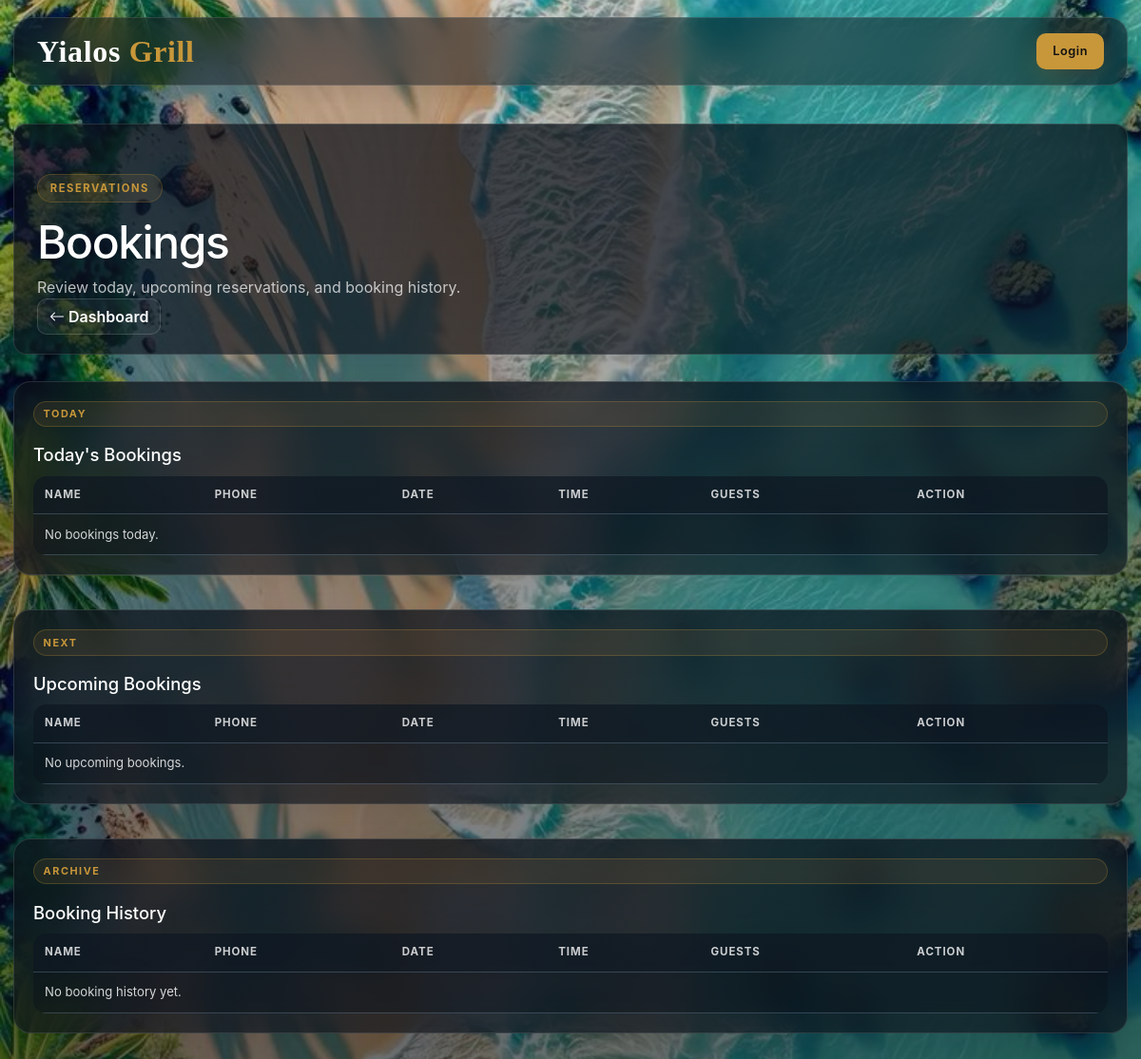
Page /admin/show_bookings (signed in) on the earlier database version.
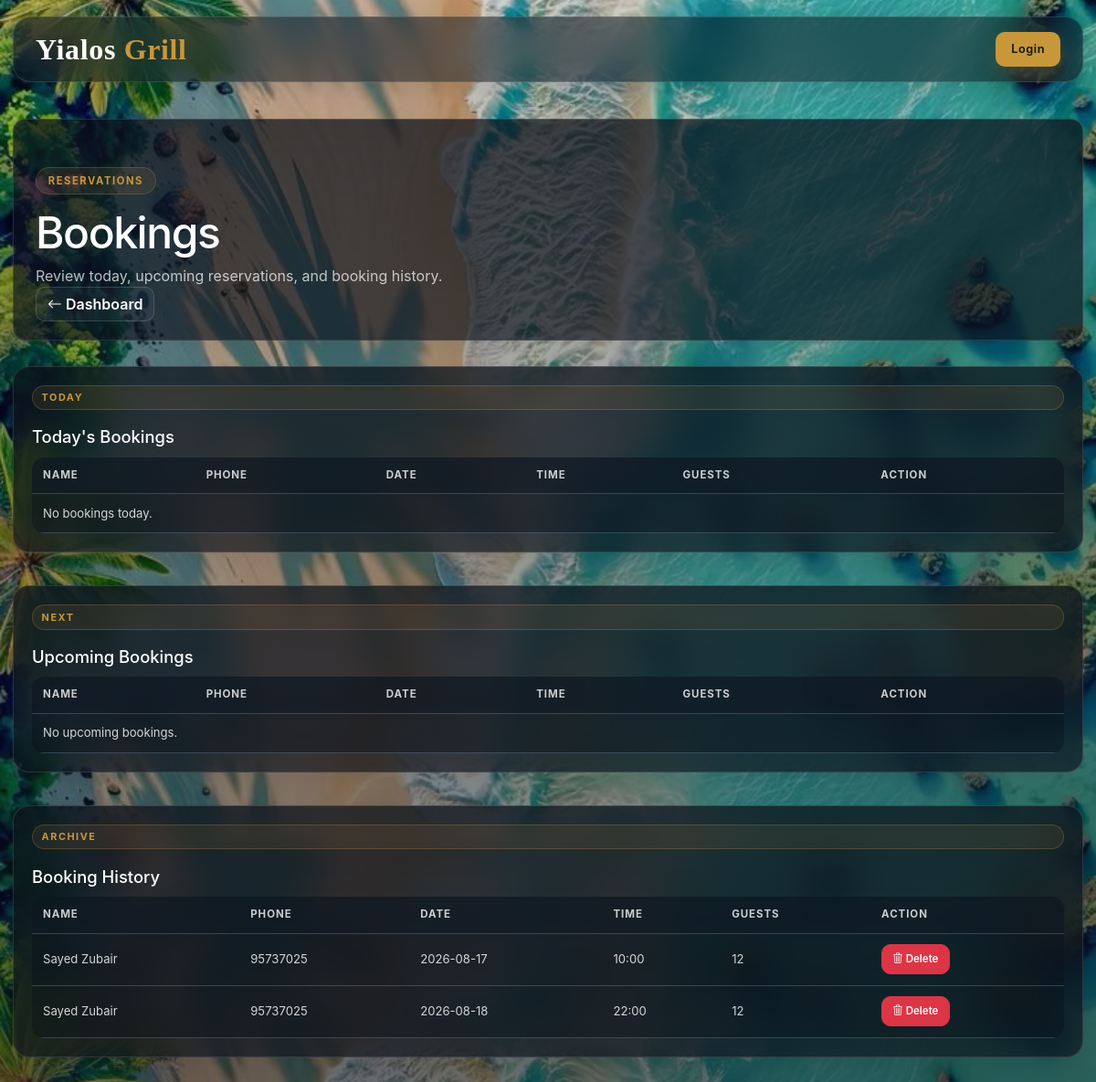
Same page on the later database version.
### tables this page shows
CREATE TABLE booking(
    id INTEGER PRIMARY KEY AUTOINCREMENT,
    customer_name VARCHAR NOT NULL,
    customer_phone VARCHAR,
    date DATE,
    time TIME,
    guests INTEGER NOT NULL,
    status VARCHAR DEFAULT 'pending',
    created_at DATETIME DEFAULT CURRENT_TIMESTAMP,
    table_id INTEGER,
    FOREIGN KEY (table_id) REFERENCES restaurant_table(id)
);

### app.py (the view)
@app.route('/admin/show_bookings')
@login_required
def show_bookings():
    bookings = show_booking()
    upcomings = show_upcoming_bk()
    todays = show_today_bk()
    return render_template('admin_booking.html', bookings=bookings,upcomings=upcomings,todays=todays)

### app.py (called while the page is built)
def login_required(f):       # f = the function below @login_required
    @wraps(f)                # keep original function name
    def decorated(*args, **kwargs):  # catch ALL arguments Flask passes
        if not session.get('logged_in'):  # check if logged in
            return redirect('/login')      # not logged in → send to login
        return f(*args, **kwargs)          # logged in → run the real function
    return decorated                       # return the wrapped function

### database.py (called while the page is built)
def get_connection():
    conn = sqlite3.connect('db.sqlite3')
    conn.row_factory = sqlite3.Row
    return conn

def show_booking():
    conn = get_connection()
    cursor = conn.cursor()
    cursor.execute('SELECT * FROM booking')
    bookings = cursor.fetchall()
    conn.close()
    return bookings

def show_today_bk():
    conn = get_connection()
    cursor = conn.cursor()
    cursor.execute("SELECT * FROM booking WHERE date = date('now')")
    today_bookings = cursor.fetchall()
    conn.close()
    return today_bookings

### templates/admin_booking.html (shortened to what the changed rows need)
{% extends "layout.html" %}
{% block content %}
<section class="page-hero admin-hero">
    <div>
        <h1>Bookings</h1>
    </div>
</section>
<div class="booking-sections">
    <section class="glass-panel table-panel">
        <div class="section-heading">
            <h2>Today's Bookings</h2>
        </div>
        <div class="table-responsive">
            <table class="table glass-table">
                <thead>
                    <tr>
                        <th scope="col">Name</th>
                        <th scope="col">Phone</th>
                        <th scope="col">Date</th>
                        <th scope="col">Time</th>
                        <th scope="col">Guests</th>
                        <th scope="col">Action</th>
                    </tr>
                </thead>
            </table>
        </div>
    </section>
    <section class="glass-panel table-panel">
        <div class="section-heading">
            <h2>Upcoming Bookings</h2>
        </div>
        <div class="table-responsive">
            <table class="table glass-table">
                <thead>
                    <tr>
                        <th scope="col">Name</th>
                        <th scope="col">Phone</th>
                        <th scope="col">Date</th>
                        <th scope="col">Time</th>
                        <th scope="col">Guests</th>
                        <th scope="col">Action</th>
                    </tr>
                </thead>
            </table>
        </div>
    </section>
    <section class="glass-panel table-panel">
        <div class="section-heading">
            <h2>Booking History</h2>
        </div>
        <div class="table-responsive">
            <table class="table glass-table">
                <thead>
                    <tr>
                        <th scope="col">Name</th>
                        <th scope="col">Phone</th>
                        <th scope="col">Date</th>
                        <th scope="col">Time</th>
                        <th scope="col">Guests</th>
                        <th scope="col">Action</th>
                    </tr>
                </thead>
                <tbody>
                    {% for booking in bookings %}
                    <tr>
                        <td data-label="Name">{{ booking['customer_name'] }}</td>
                        <td data-label="Phone">{{ booking['customer_phone'] }}</td>
                        <td data-label="Date">{{ booking['date'] }}</td>
                        <td data-label="Time">{{ booking['time'] }}</td>
                        <td data-label="Guests">{{ booking['guests'] }}</td>
                        <td data-label="Action">
                            <a href="/admin/delete/booking/{{ booking['id'] }}" class="btn btn-danger btn-sm">
                                <i class="bi bi-trash3"></i>
                                Delete
                            </a>
                        </td>
                    </tr>
                    {% else %}
                    <tr>
                        <td colspan="6" class="empty-table">No booking history yet.</td>
                    </tr>
                    {% endfor %}
                </tbody>
            </table>
        </div>
    </section>
</div>
{% endblock %}

Differences in the rows shown:
added booking: customer_name "Sayed Zubair", customer_phone "95737025", date "2026-08-17", time "10:00", guests "12"
added booking: customer_name "Sayed Zubair", customer_phone "95737025", date "2026-08-18", time "22:00", guests "12"
Other differences:
text no longer shown: "No booking history yet."
